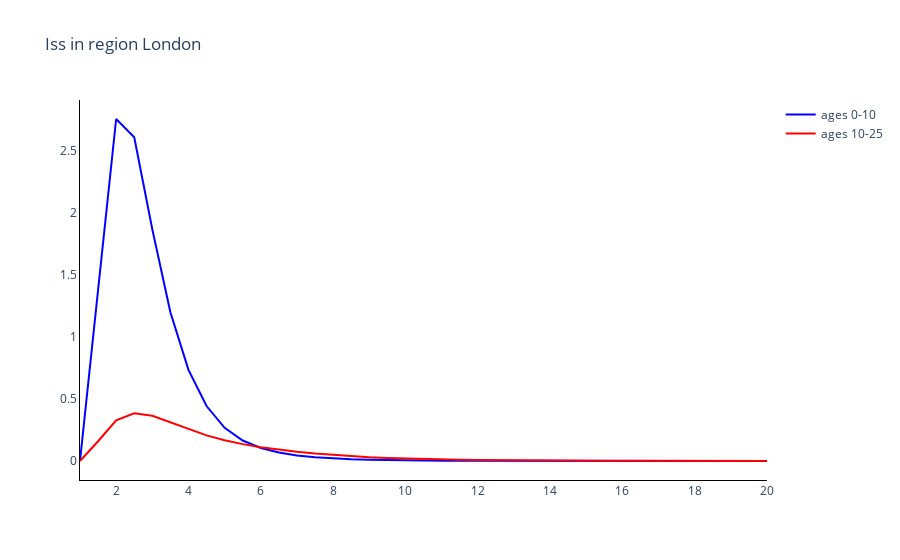

The code cell stored with this chart in its notebook:
### Markdown cell above
### Plot the super-spreader symptomatic infectious comparment for one region (London)

### Code cell
# Trace names - represent the solver used for the simulation
trace_name = ['ages {}'.format(a) for a in age_groups]

# Compartment list - type and age
fig = go.Figure()

# Plot (line plot for each method of simulation)
for a in range(len(age_groups)):
    fig.add_trace(
        go.Scatter(
            y=outputs[0][:, 8 * len(age_groups) + a],
            x=parameters.simulation_parameters.times,
            mode='lines',
            name=trace_name[a],
            line_color=colours[a]
        )
    )

# Add axis labels
fig.update_layout(
    boxmode='group',
    title='Iss in region {}'. format(regions[0]),
    plot_bgcolor='white',
    xaxis=dict(linecolor='black'),
    yaxis=dict(linecolor='black'),
    )

fig.write_image('images/Toy.pdf')
fig.show()

### Figure 1 — Plotly figure (JSON) as saved in the notebook; plotly's stock layout.template omitted (floating-point values rounded to 4 significant figures)
{"data": [{"line": {"color": "blue"}, "mode": "lines", "name": "ages 0-10", "type": "scatter", "x": [1, 1.5, 2, 2.5, 3, 3.5, 4, 4.5, 5, 5.5, 6, 6.5, 7, 7.5, 8, 8.5, 9, 9.5, 10, 10.5, 11, 11.5, 12, 12.5, 13, 13.5, 14, 14.5, 15, 15.5, 16, 16.5, 17, 17.5, 18, 18.5, 19, 19.5, 20], "y": [0, 1.355, 2.755, 2.608, 1.866, 1.199, 0.734, 0.4426, 0.2677, 0.165, 0.1044, 0.06776, 0.04501, 0.03039, 0.02074, 0.01422, 0.009762, 0.006694, 0.004578, 0.003124, 0.002122, 0.001441, 0.0009737, 0.000658, 0.0004437, 0.0002987, 0.0002014, 0.0001351, 8.847e-05, 5.851e-05, 3.852e-05, 2.548e-05, 1.686e-05, 1.114e-05, 7.442e-06, 4.956e-06, 3.279e-06, 2.202e-06, 1.476e-06]}, {"line": {"color": "red"}, "mode": "lines", "name": "ages 10-25", "type": "scatter", "x": [1, 1.5, 2, 2.5, 3, 3.5, 4, 4.5, 5, 5.5, 6, 6.5, 7, 7.5, 8, 8.5, 9, 9.5, 10, 10.5, 11, 11.5, 12, 12.5, 13, 13.5, 14, 14.5, 15, 15.5, 16, 16.5, 17, 17.5, 18, 18.5, 19, 19.5, 20], "y": [0, 0.1591, 0.3277, 0.3845, 0.3637, 0.3115, 0.2554, 0.2066, 0.1672, 0.1359, 0.111, 0.09058, 0.07378, 0.05984, 0.04829, 0.03877, 0.03098, 0.02466, 0.01957, 0.01549, 0.01225, 0.009665, 0.007622, 0.006007, 0.004733, 0.003729, 0.002937, 0.002314, 0.001822, 0.001436, 0.001131, 0.0008911, 0.0007021, 0.0005533, 0.000436, 0.0003435, 0.0002708, 0.0002134, 0.0001682]}], "layout": {"boxmode": "group", "plot_bgcolor": "white", "title": {"text": "Iss in region London"}, "xaxis": {"linecolor": "black"}, "yaxis": {"linecolor": "black"}}}
